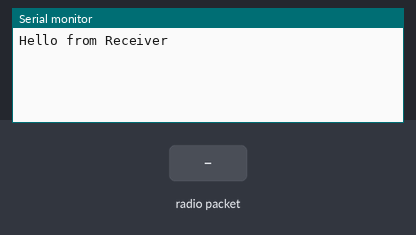
Recording of a program running on a simulated Arduino Nano, built with avr-gcc and run on an emulated ATmega328P. Parts: the last lines printed to the serial monitor. The inputs (shaded band) are chosen by the test bench. No radio packets arrive unless stated.

Above: at 0.8 s.
0.9 s: radio packet "1" arrives
At 2.1 s:
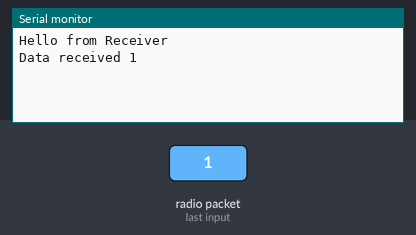
2.4 s: radio packet "0" arrives
At 3.5 s:
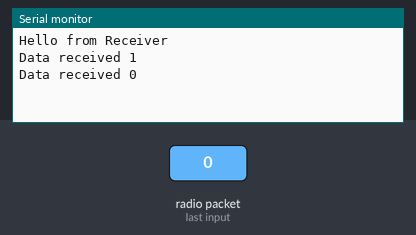
3.9 s: radio packet "2" arrives
At 4.6 s:
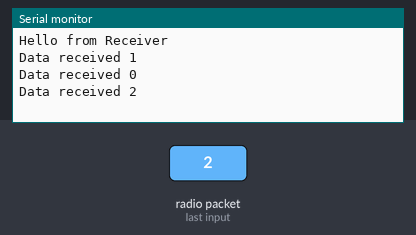

The program:

main.cpp
```cpp
// ===============================
// AUTHOR       : Mads Jalving & Peter Schultz-Johansen
// CREATE DATE  : 26/04/2023
// PURPOSE      : SWAMS Slutprojekt
// SPECIAL NOTES: Reciever modul
// ===============================
// Change History:
//      - 26/04/2023
//          Oprettelse og indledende redigeringer
//      - 02/05/2023
//          Oprettelse af ny reciever kode, som modtager input fra transmitter.
//==================================

#include <nRF24L01.h>
#include <RF24.h>
#include <stdlib.h>
#include <stdio.h>
#include <Arduino.h>
#include <string.h>
#include <Servo.h>
#include <printf.h>
#include <string.h>

#include <util/delay.h>

#include "motorControl.hpp"

RF24 radio(7, 8);

void initReceiver();
void getData();
void showData();

char buffer[32] = "";
bool newData = false;
const byte thisSlaveAddress[6] = "00002";

int main()
{
    init();
    Serial.begin(9600);

    while(!Serial)
    {}
    printf_begin();

    Serial.print(F("Hello from Receiver\n"));

    initReceiver();
    radio.printPrettyDetails();

    for(;;)
    {
        getData();
        showData();
        // if (radio.available()) {

            // switch (buffer)
            // {
            //     case 'w':
            //         Serial.println("Key W is pressed");
            //         break;

            //     case 'a':
            //         Serial.println("Key A is pressed");
            //         break;

            //     case 's':
            //         Serial.println("Key S is pressed");
            //         break;

            //     case 'd':
            //         Serial.println("Key D is pressed");
            //         break;

            //     default:
            //         break;
            // }
        // }
    }
    return 0;
}

void initReceiver()
{
    // if(!radio.begin())
    // {
    //     Serial.print(F("    Radio hardware not responding!\n"));
    //     while(1){}
    // }
    radio.begin();
    radio.openReadingPipe(0, thisSlaveAddress); //Setting the address at which we will receive the data
    radio.setPALevel(RF24_PA_MIN);     //You can set this as minimum or maximum depending on the distance between the transmitter and receiver.
    radio.setDataRate(RF24_250KBPS);
    radio.startListening();            //This sets the module as receiver
    radio.setChannel(76);
}

void getData()
{
    if (radio.available()) {
        radio.read(&buffer, sizeof(buffer));
        newData = true;
    }
}

void showData()
{
    if (newData) {
        Serial.print("Data received ");
        String dataString = String(buffer);
        Serial.println(dataString);
        newData = false;
    }
}
```

motorControl.cpp
```cpp
#include "motorControl.hpp"

void motorSetup() {
  pinMode(AIA, OUTPUT); // set pins to output
  pinMode(AIB, OUTPUT);
  pinMode(BIA, OUTPUT);
  pinMode(BIB, OUTPUT);
}

void backward(byte speed)
{
  analogWrite(AIA, 0);
  analogWrite(AIB, speed);
  analogWrite(BIA, 0);
  analogWrite(BIB, speed);
}

void forward(byte speed)
{
  analogWrite(AIA, speed);
  analogWrite(AIB, 0);
  analogWrite(BIA, speed);
  analogWrite(BIB, 0);
}

void STOP()
{
  analogWrite(AIA, 0);
  analogWrite(AIB, 0);
  analogWrite(BIA, 0);
  analogWrite(BIB, 0);
  delay (2000);
}
```

motorControl.hpp
```cpp
#include <Arduino.h>

const int AIA = 5; // (pwm) pin 5 connected to pin A-IA
const int AIB = 6; // (pwm) pin 6 connected to pin A-IB
const int BIA = 10; // (pwm) pin 10 connected to pin B-IA
const int BIB = 11; // (pwm) pin 11 connected to pin B-IB

void motorSetup();
void backward(byte speed);
void forward(byte speed);
void STOP();
```

Measured:
- after the input at 0.9 s, the serial monitor: prints a new line at once (image 1)
- after the input at 2.4 s, the serial monitor: prints a new line at once (image 2)
- after the input at 3.9 s, the serial monitor: prints a new line at once (image 3)
